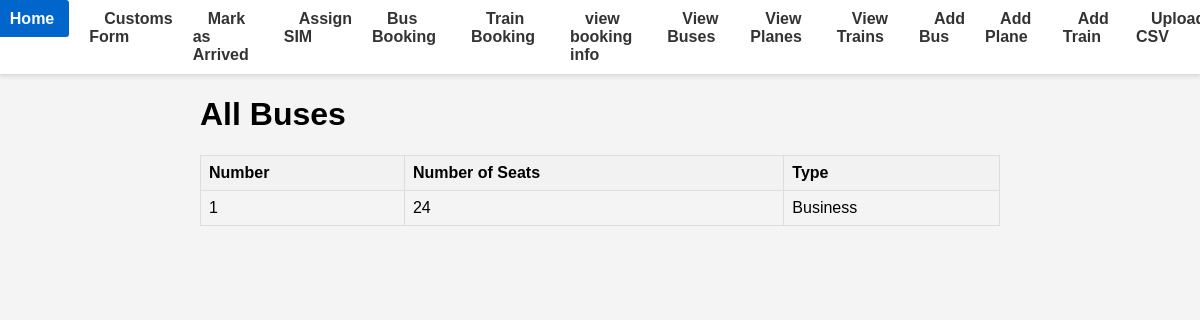
Page /view-buses/ on the earlier database version.
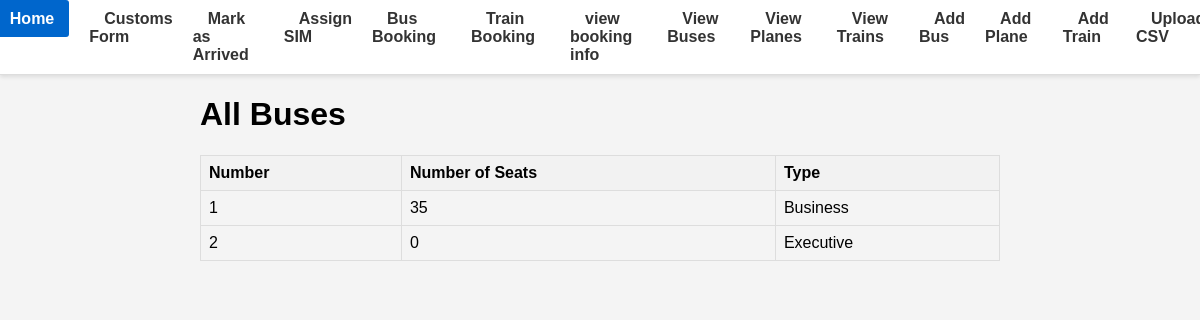
Same page on the later database version.
### database.py (models this page shows)
class Transport(Base):
    __tablename__ = "transport"
    id = Column(Integer, primary_key=True, index=True)
    departure_time = Column(Date, nullable=True)
    type = Column(String, nullable=False)
    transport_type = Column(String, nullable=False)
    __mapper_args__ = {
        'polymorphic_on': transport_type,
        'polymorphic_identity': 'transport'
    }

class Bus(Transport):
    __tablename__ = "bus"
    bus_id = Column(Integer, ForeignKey('transport.id'), primary_key=True)
    bus_number = Column(Integer, nullable=False)
    no_of_seats = Column(Integer, nullable=False)
    type = Column(String, index=True,nullable=True)
    __mapper_args__ = {
        'polymorphic_identity': 'bus',
    }

### main.py (the view)
@app.get("/view-buses/")
def view_buses(request: Request, db: Session = Depends(get_db)):
    buses = db.query(Bus).all()
    return templates.TemplateResponse("view_buses.html", {"request": request, "buses": buses})

### templates/view_buses.html
{% extends "base.html" %}
{% block content %}
<h1>All Buses</h1>
<table>
    <tr>
        <th>Number</th>
        <th>Number of Seats</th>
        <th>Type</th>
    </tr>
    {% for bus in buses %}
    <tr>
        <td>{{ bus.bus_number }}</td>
        <td>{{ bus.no_of_seats }}</td>
        <td>{{ bus.type }}</td>
    </tr>
    {% endfor %}
</table>
{% endblock %}

Differences in the rows shown:
changed Bus "Business": no_of_seats "24" → "35"
added Bus: bus_number "2", no_of_seats "0", type "Executive"
